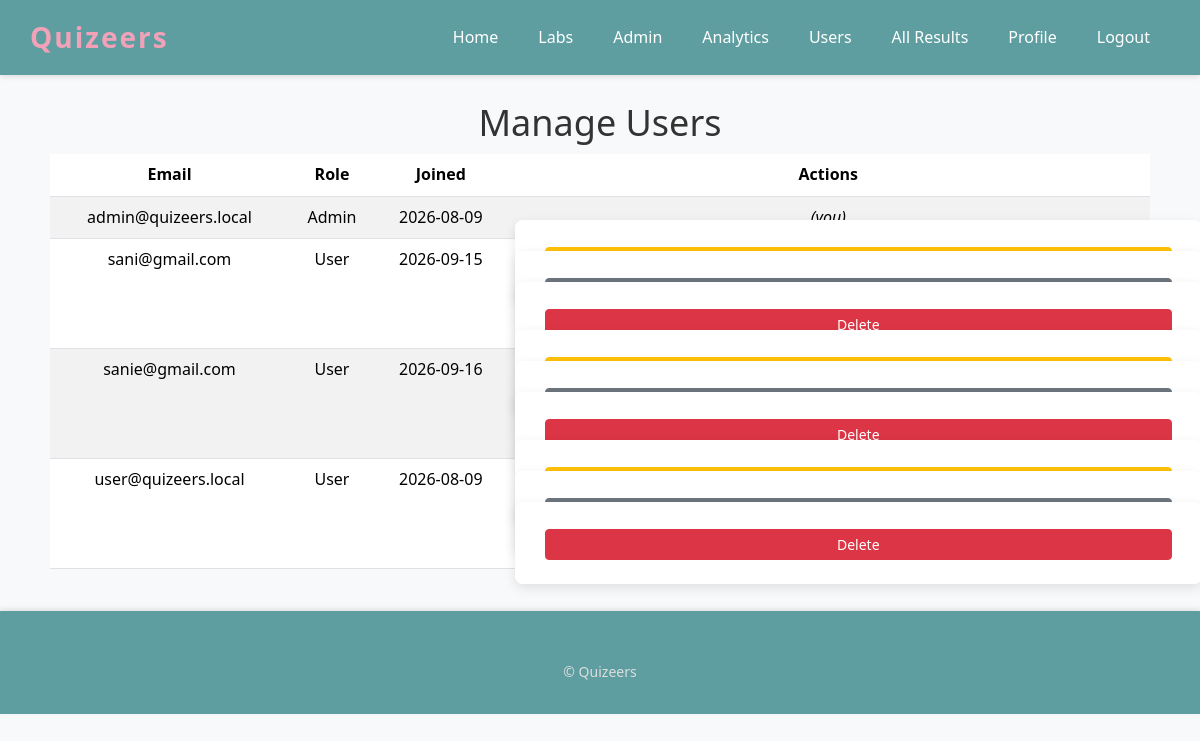
Before: /admin/users (signed in) with the older database file.
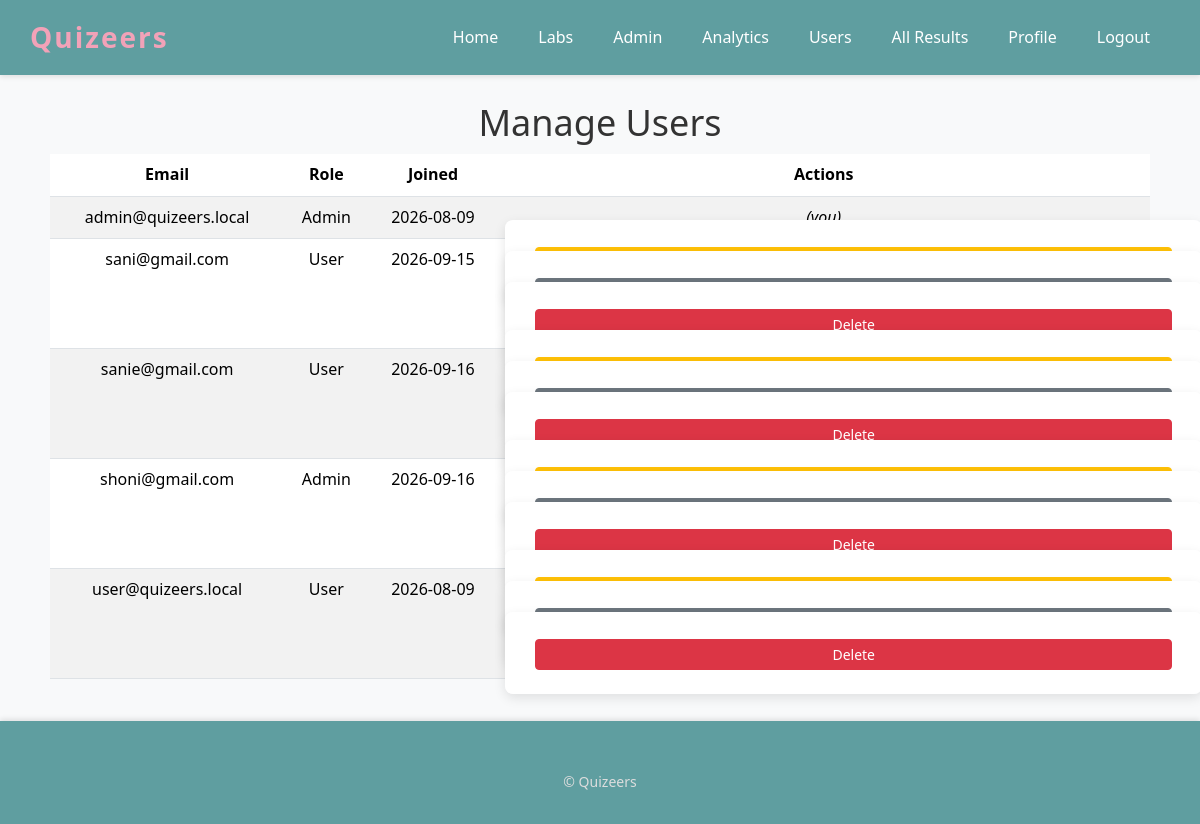
After: the same page with the newer database file.
### app.py (models this page shows, shortened)
class User(UserMixin, db.Model):
    id = db.Column(db.Integer, primary_key=True)
    email = db.Column(db.String(255), unique=True, nullable=False)
    password_hash = db.Column(db.String(255), nullable=False)
    is_admin = db.Column(db.Boolean, default=False)
    created_at = db.Column(db.DateTime, default=lambda: datetime.now(timezone.utc))

### app.py (the view)
@app.route("/admin/users")
@admin_required
def admin_users():
    users = User.query.order_by(User.email).all()
    return render_template("admin_users.html", users=users)

### app.py (called while the page is built)
@login_manager.user_loader
def load_user(user_id):
    return db.session.get(User, int(user_id))

def admin_required(view):
    @wraps(view)
    def wrapped(*args, **kwargs):
        if not current_user.is_authenticated or not current_user.is_admin:
            flash("Admin access required.", "error")
            return redirect(url_for("home"))
        return view(*args, **kwargs)
    return wrapped

### templates/admin_users.html (shortened to what this page needs)
{% extends "base.html" %}
{% block content %}
    <h2>Manage Users</h2>
    <table class="table table-striped">
        <thead>
            <tr>
                <th>Email</th>
                <th>Role</th>
                <th>Joined</th>
                <th>Actions</th>
            </tr>
        </thead>
        <tbody>
            {% for user in users %}
                <tr>
                    <td>{{ user.email }}</td>
                    <td>{{ 'Admin' if user.is_admin else 'User' }}</td>
                    <td>{{ user.created_at.strftime('%Y-%m-%d') if user.created_at else '—' }}</td>
                    <td>
                        {% if user.id != current_user.id %}
                            <form method="POST" action="{{ url_for('admin.admin_toggle_admin', user_id=user.id) }}" style="display:inline;">
                                <button type="submit" class="btn btn-warning btn-sm">
                                </button>
                            </form>
                            <form method="POST" action="{{ url_for('admin.admin_reset_password', user_id=user.id) }}" style="display:inline;" onsubmit="return confirm('Reset this user\'s password?')">
                                <button type="submit" class="btn btn-secondary btn-sm">Reset Password</button>
                            </form>
                            <form method="POST" action="{{ url_for('admin.admin_delete_user', user_id=user.id) }}" style="display:inline;" onsubmit="return confirm('Delete this user and their results?')">
                                <button type="submit" class="btn btn-danger btn-sm">Delete</button>
                            </form>
                        {% else %}
                            <em>(you)</em>
                        {% endif %}
                    </td>
                </tr>
            {% endfor %}
        </tbody>
    </table>
{% endblock %}

Changed rows visible on the page:
added User: email "shoni@gmail.com", is_admin "Admin", created_at "2026-09-16"
